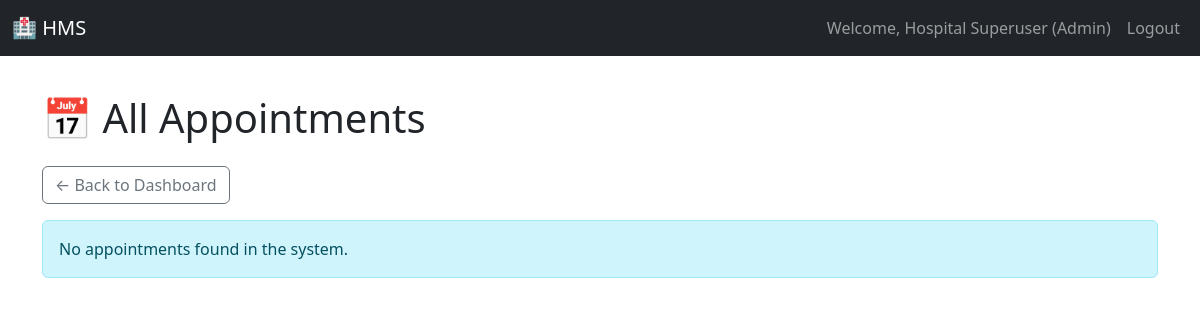
Before: /admin/appointments (signed in) with the older database file.
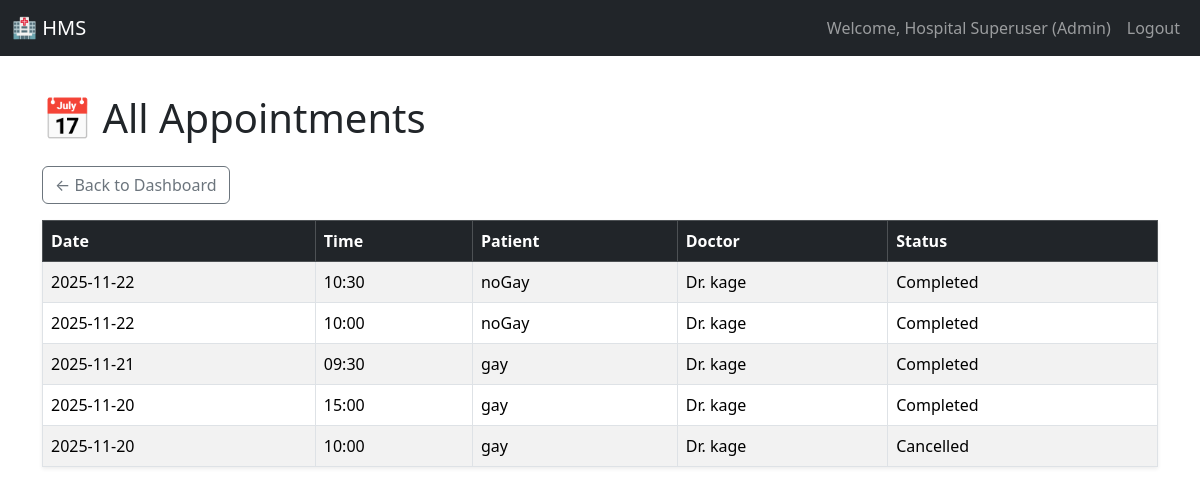
After: the same page with the newer database file.
### models.py (models this page shows)
class Appointment(db.Model):
    __tablename__ = 'appointment'
    id = db.Column(db.Integer, primary_key=True)
    patient_id = db.Column(db.Integer, db.ForeignKey('patient.user_id'), nullable=False)
    doctor_id = db.Column(db.Integer, db.ForeignKey('doctor.user_id'), nullable=False)
    date = db.Column(db.String(10), nullable=False)
    time = db.Column(db.String(5), nullable=False)
    status = db.Column(db.String(20), default='Booked') # Booked, Completed, Cancelled
    __table_args__ = (db.UniqueConstraint('doctor_id', 'date', 'time', name='_doctor_time_uc'),)
    treatment_record = db.relationship('Treatment', backref='appointment', uselist=False)

class User(UserMixin, db.Model):
    __tablename__ = 'user'
    id = db.Column(db.Integer, primary_key=True)
    username = db.Column(db.String(80), unique=True, nullable=False)
    password_hash = db.Column(db.String(128), nullable=False)
    role = db.Column(db.String(10), nullable=False)  # Admin, Doctor, Patient
    name = db.Column(db.String(100), nullable=False)
    contact_info = db.Column(db.String(100))
    is_active = db.Column(db.Boolean, default=True) # Used for blacklist/deactivation
    doctor_profile = db.relationship('Doctor', backref='user', uselist=False)
    patient_profile = db.relationship('Patient', backref='user', uselist=False)

### app.py (the view)
@app.route('/admin/appointments')
@role_required('Admin')   # only admin can view this page
def admin_all_appointments():
    appointments = Appointment.query.order_by(
        Appointment.date.desc(),
        Appointment.time.desc()
    ).all()
    return render_template(
        'admin_all_appointments.html',
        appointments=appointments
    )

### app.py (called while the page is built)
@login_manager.user_loader
def load_user(user_id):
    return User.query.get(int(user_id))

def role_required(role):
    def wrapper(func):
        @login_required
        @functools.wraps(func)
        def decorated_view(*args, **kwargs):
            if current_user.role != role:
                flash('Access denied. You do not have the required permissions.', 'danger')
                return redirect(url_for('dashboard'))
            return func(*args, **kwargs)
        return decorated_view
    return wrapper

### templates/admin_all_appointments.html (shortened to what this page needs)
{% extends "base.html" %}
{% block content %}
<h1 class="mb-4">📅 All Appointments</h1>
<a href="{{ url_for('admin_dashboard') }}" class="btn btn-outline-secondary mb-3">← Back to Dashboard</a>
{% if appointments %}
<table class="table table-bordered table-striped shadow-sm">
    <thead class="table-dark">
        <tr>
            <th>Date</th>
            <th>Time</th>
            <th>Patient</th>
            <th>Doctor</th>
            <th>Status</th>
        </tr>
    </thead>
    <tbody>
        {% for appt in appointments %}
        <tr>
            <td>{{ appt.date }}</td>
            <td>{{ appt.time }}</td>
            <td>{{ appt.patient.user.name }}</td>
            <td>Dr. {{ appt.doctor.user.name }}</td>
            <td>{{ appt.status }}</td>
        </tr>
        {% endfor %}
    </tbody>
</table>
{% else %}
<div class="alert alert-info">No appointments found in the system.</div>
{% endif %}
{% endblock %}

Changed rows visible on the page:
added Appointment: date "2025-11-22", time "10:30", patient.user.name "noGay", doctor.user.name "kage", status "Completed"
added Appointment: date "2025-11-22", time "10:00", patient.user.name "noGay", doctor.user.name "kage", status "Completed"
added Appointment: date "2025-11-21", time "09:30", patient.user.name "gay", doctor.user.name "kage", status "Completed"
added Appointment: date "2025-11-20", time "15:00", patient.user.name "gay", doctor.user.name "kage", status "Completed"
added Appointment: date "2025-11-20", time "10:00", patient.user.name "gay", doctor.user.name "kage", status "Cancelled"
Other visible differences:
text no longer shown: "No appointments found in the system."
text now shown: "Date Time Patient Doctor Status"
